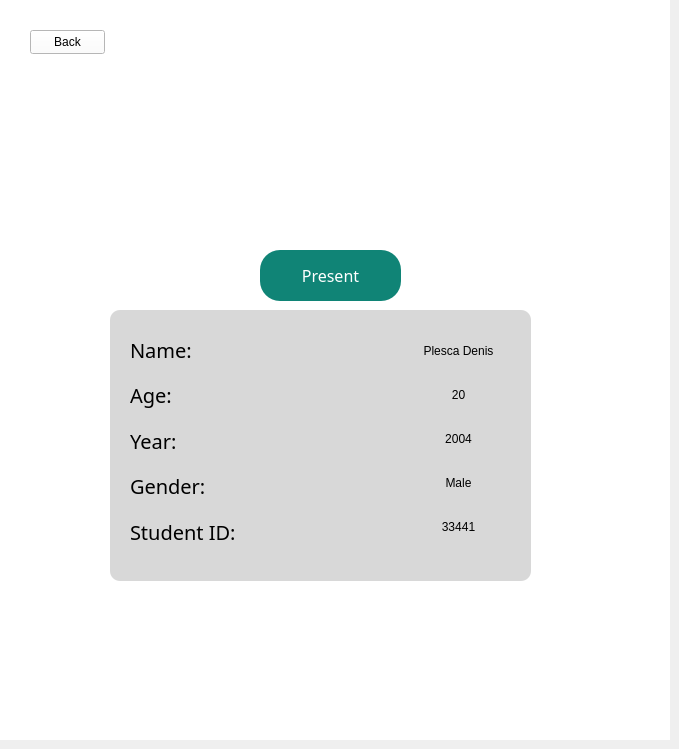
        <widget class="QWidget" name="Student_Info">
         <widget class="QWidget" name="widget_13" native="true">
          <property name="geometry">
           <rect>
            <x>0</x>
            <y>0</y>
            <width>670</width>
            <height>740</height>
           </rect>
          </property>
          <property name="styleSheet">
           <string notr="true">background:#FFFFFF;</string>
          </property>
          <widget class="QWidget" name="widget_24" native="true">
           <property name="geometry">
            <rect>
             <x>110</x>
             <y>310</y>
             <width>421</width>
             <height>271</height>
            </rect>
           </property>
           <property name="styleSheet">
            <string notr="true">background-color: #D8D8D8;
border-top-left-radius: 10px;          
border-bottom-left-radius: 10px;       
border-top-right-radius: 10px;         
border-bottom-right-radius: 10px;      
</string>
           </property>
           <widget class="QWidget" name="layoutWidget">
            <property name="geometry">
             <rect>
              <x>20</x>
              <y>20</y>
              <width>116</width>
              <height>221</height>
             </rect>
            </property>
            <layout class="QVBoxLayout" name="verticalLayout_8">
             <item>
              <widget class="QLabel" name="label_4">
               <property name="font">
                <font>
                 <family>Myanmar Khyay</family>
                 <pointsize>15</pointsize>
                </font>
               </property>
               <property name="text">
                <string>Name:</string>
               </property>
              </widget>
             </item>
             <item>
              <widget class="QLabel" name="label_13">
               <property name="font">
                <font>
                 <family>Myanmar Khyay</family>
                 <pointsize>15</pointsize>
                </font>
               </property>
               <property name="text">
                <string>Age:</string>
               </property>
              </widget>
             </item>
             <item>
              <widget class="QLabel" name="label_14">
               <property name="font">
                <font>
                 <family>Myanmar Khyay</family>
                 <pointsize>15</pointsize>
                </font>
               </property>
               <property name="text">
                <string>Year:</string>
               </property>
              </widget>
             </item>
             <item>
              <widget class="QLabel" name="label_15">
               <property name="font">
                <font>
                 <family>Myanmar Khyay</family>
                 <pointsize>15</pointsize>
                </font>
               </property>
               <property name="text">
                <string>Gender:</string>
               </property>
              </widget>
             </item>
             <item>
              <widget class="QLabel" name="label_16">
               <property name="font">
                <font>
                 <family>Myanmar Khyay</family>
                 <pointsize>15</pointsize>
                </font>
               </property>
               <property name="text">
                <string>Student ID:</string>
               </property>
              </widget>
             </item>
            </layout>
           </widget>
           <widget class="QWidget" name="layoutWidget">
            <property name="geometry">
             <rect>
              <x>288</x>
              <y>10</y>
              <width>121</width>
              <height>241</height>
             </rect>
            </property>
            <layout class="QVBoxLayout" name="verticalLayout_9">
             <item>
              <widget class="QPushButton" name="pushButton_57">
               <property name="text">
                <string>Plesca Denis</string>
               </property>
              </widget>
             </item>
             <item>
              <widget class="QPushButton" name="pushButton_58">
               <property name="text">
                <string>20</string>
               </property>
              </widget>
             </item>
             <item>
              <widget class="QPushButton" name="pushButton_59">
               <property name="text">
                <string>2004</string>
               </property>
              </widget>
             </item>
             <item>
              <widget class="QPushButton" name="pushButton_60">
               <property name="text">
                <string>Male</string>
               </property>
              </widget>
             </item>
             <item>
              <widget class="QPushButton" name="pushButton_61">
               <property name="text">
                <string>33441</string>
               </property>
              </widget>
             </item>
            </layout>
           </widget>
          </widget>
          <widget class="QPushButton" name="pushButton_62">
           <property name="enabled">
            <bool>true</bool>
           </property>
           <property name="geometry">
            <rect>
             <x>260</x>
             <y>250</y>
             <width>141</width>
             <height>51</height>
            </rect>
           </property>
           <property name="font">
            <font>
             <family>Myanmar Khyay</family>
             <pointsize>12</pointsize>
            </font>
           </property>
           <property name="styleSheet">
            <string notr="true">background-color: #108476;
border-top-left-radius: 20px;          
border-bottom-left-radius: 20px;       
border-top-right-radius: 20px;         
border-bottom-right-radius: 20px;      
color: #ffffff;

</string>
           </property>
           <property name="text">
            <string>Present</string>
           </property>
          </widget>
          <widget class="QPushButton" name="pushButton_64">
           <property name="geometry">
            <rect>
             <x>30</x>
             <y>30</y>
             <width>75</width>
             <height>24</height>
            </rect>
           </property>
           <property name="text">
            <string>Back</string>
           </property>
          </widget>
         </widget>
        </widget>
